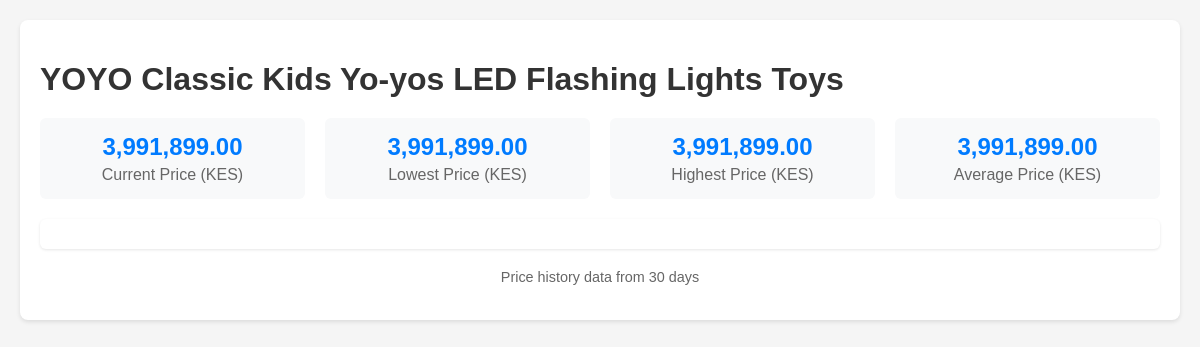
The app's page /api/v1/products/2/visualization with its own data.
### app/models.py (models this page shows, shortened)
class Product(db.Model):
    id = db.Column(db.Integer, primary_key=True)
    name = db.Column(db.String(200), nullable=False)
    url = db.Column(db.String(500), nullable=False)
    platform = db.Column(db.String(50), nullable=False)  # e.g., 'jumia', 'kilimall', 'masoko'
    created_at = db.Column(db.DateTime, default=datetime.utcnow)
    prices = db.relationship('PriceHistory', backref='product', lazy=True)

class PriceHistory(db.Model):
    id = db.Column(db.Integer, primary_key=True)
    product_id = db.Column(db.Integer, db.ForeignKey('product.id'), nullable=False)
    price = db.Column(db.Float, nullable=False)
    timestamp = db.Column(db.DateTime, default=datetime.utcnow)

### app/api.py (the view)
@api_bp.route('/products/<int:product_id>/visualization')
def visualize_price_history(product_id):
    product = Product.query.get_or_404(product_id)
    days = request.args.get('days', 30, type=int)
    since = datetime.utcnow() - timedelta(days=days)
    price_history = PriceHistory.query.filter(
        PriceHistory.product_id == product_id,
        PriceHistory.timestamp >= since
    ).order_by(PriceHistory.timestamp).all()
    if not price_history:
        return jsonify({"error": "No price history available"}), 404
    df = pd.DataFrame([
        {'timestamp': ph.timestamp, 'price': ph.price}
        for ph in price_history
    ])
    current_price = price_history[-1].price
    min_price = df['price'].min()
    max_price = df['price'].max()
    avg_price = df['price'].mean()
    fig = go.Figure()
    fig.add_trace(go.Scatter(
        x=df['timestamp'],
        y=df['price'],
        mode='lines+markers',
        name='Price',
        line=dict(color='#007bff', width=2),
        marker=dict(size=8)
    ))
    df['MA7'] = df['price'].rolling(window=7, min_periods=1).mean()
    fig.add_trace(go.Scatter(
        x=df['timestamp'],
        y=df['MA7'],
        mode='lines',
        name='7-day Moving Average',
        line=dict(color='#28a745', width=2, dash='dash')
    ))
    fig.update_layout(
        title=dict(
            text='Price History',
            x=0.5,
            xanchor='center'
        ),
        xaxis_title='Date',
        yaxis_title='Price (KES)',
        hovermode='x unified',
        showlegend=True,
        legend=dict(
            yanchor="top",
            y=0.99,
            xanchor="left",
            x=0.01
        ),
        margin=dict(l=0, r=0, t=30, b=0),
        height=500
    )
    plot_json = json.dumps({
        'data': fig.data,
        'layout': fig.layout
    }, cls=plotly.utils.PlotlyJSONEncoder)
    return render_template(
        'visualization.html',
        title=product.name,
        plot=plot_json,
        current_price=current_price,
        min_price=min_price,
        max_price=max_price,
        avg_price=avg_price,
        days=days
    )

### app/templates/visualization.html (shortened to what this page needs)
<!DOCTYPE html>
<html>
<head>
</head>
<body>
    <div class="container">
        <h1>{{ title }}</h1>
        <div class="stats">
            <div class="stat-card">
                <div class="stat-value">{{ '{:,.2f}'.format(current_price) }}</div>
                <div class="stat-label">Current Price (KES)</div>
            </div>
            <div class="stat-card">
                <div class="stat-value">{{ '{:,.2f}'.format(min_price) }}</div>
                <div class="stat-label">Lowest Price (KES)</div>
            </div>
            <div class="stat-card">
                <div class="stat-value">{{ '{:,.2f}'.format(max_price) }}</div>
                <div class="stat-label">Highest Price (KES)</div>
            </div>
            <div class="stat-card">
                <div class="stat-value">{{ '{:,.2f}'.format(avg_price) }}</div>
                <div class="stat-label">Average Price (KES)</div>
            </div>
        </div>
        <div class="chart-container">
        </div>
        <div class="footer">
            <p>Price history data from {{ days }} days</p>
        </div>
    </div>
</body>
</html>

### app/templates/visualization.html (style rules this page uses)
body { font-family: Arial, sans-serif; margin: 20px; background-color: #f5f5f5; }
.container { max-width: 1200px; margin: 0 auto; background-color: white; padding: 20px; border-radius: 8px; box-shadow: 0 2px 4px rgba(0,0,0,0.1); }
h1 { color: #333; margin-bottom: 20px; }
.stats { display: grid; grid-template-columns: repeat(auto-fit, minmax(200px, 1fr)); gap: 20px; margin-bottom: 20px; }
.stat-card { background-color: #f8f9fa; padding: 15px; border-radius: 6px; text-align: center; }
.stat-value { font-size: 24px; font-weight: bold; color: #007bff; }
.stat-label { color: #666; margin-top: 5px; }
.chart-container { margin-top: 20px; padding: 15px; background-color: #fff; border-radius: 6px; box-shadow: 0 1px 3px rgba(0,0,0,0.1); }
.footer { margin-top: 20px; text-align: center; color: #666; font-size: 0.9em; }

### records on screen
Product: name "YOYO Classic Kids Yo-yos LED Flashing Lights Toys"
PriceHistory: price "3,991,899.00"

### other values on screen
{{ '{:,.2f}'.format(min_price) }} "3,991,899.00"
{{ '{:,.2f}'.format(max_price) }} "3,991,899.00"
{{ '{:,.2f}'.format(avg_price) }} "3,991,899.00"
{{ days }} "30"
